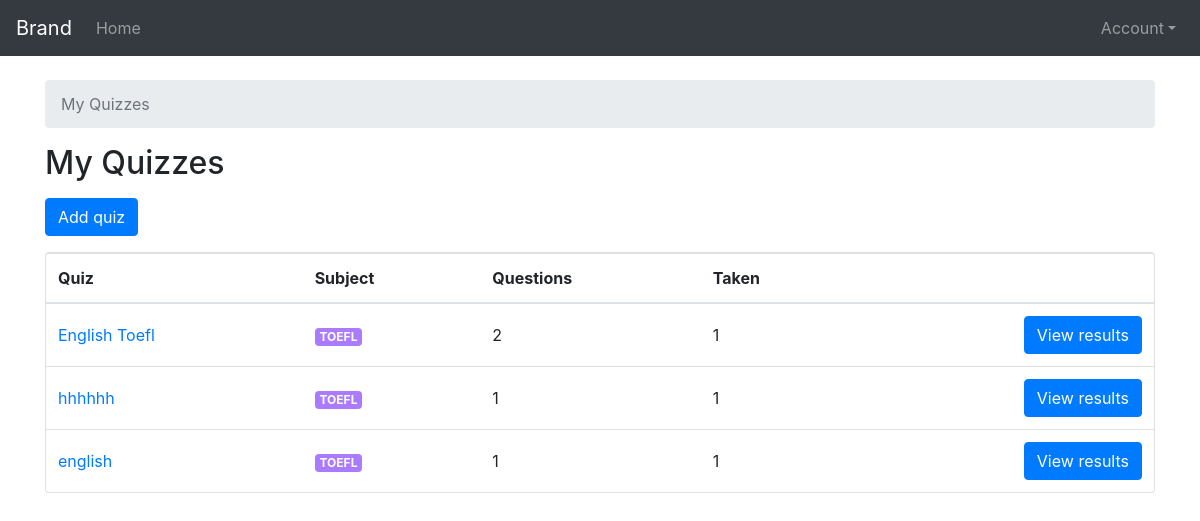
Screenshot of /teachers/ (signed in) with the database file from the repository.
### classroom/models.py (models this page shows, shortened)
class Quiz(models.Model):
    owner = models.ForeignKey(User, on_delete=models.CASCADE, related_name='quizzes')
    name = models.CharField(max_length=255)
    subject = models.ForeignKey(Subject, on_delete=models.CASCADE, related_name='quizzes')

class Subject(models.Model):
    name = models.CharField(max_length=30)
    color = models.CharField(max_length=7, default='#007bff')
    def get_html_badge(self):
        name = escape(self.name)
        color = escape(self.color)
        html = '<span class="badge badge-primary" style="background-color: %s">%s</span>' % (color, name)
        return mark_safe(html)

### classroom/views/teachers.py (the view)
# urls.py: path('', students.QuizListView.as_view(), name='quiz_list'),
@method_decorator([login_required, teacher_required], name='dispatch')
class QuizListView(ListView):
    model = Quiz
    ordering = ('name', )
    context_object_name = 'quizzes'
    template_name = 'classroom/teachers/quiz_change_list.html'
    def get_queryset(self):
        queryset = self.request.user.quizzes \
            .select_related('subject') \
            .annotate(questions_count=Count('questions', distinct=True)) \
            .annotate(taken_count=Count('taken_quizzes', distinct=True))
        return queryset

### templates/classroom/teachers/quiz_change_list.html (shortened to what this page needs)
{% extends 'base.html' %}
{% block content %}
  <div class="container">
    <div class="row">
      <div class="col-sm-12">
          <nav aria-label="breadcrumb">
      <ol class="breadcrumb">
        <li class="breadcrumb-item active" aria-current="page">My Quizzes</li>
      </ol>
    </nav>
    <h2 class="mb-3">My Quizzes</h2>
    <a href="{% url 'teachers:quiz_add' %}" class="btn btn-primary mb-3" role="button">Add quiz</a>
    <div class="card">
      <table class="table mb-0">
        <thead>
          <tr>
            <th>Quiz</th>
            <th>Subject</th>
            <th>Questions</th>
            <th>Taken</th>
            <th></th>
          </tr>
        </thead>
        <tbody>
          {% for quiz in quizzes %}
            <tr>
              <td class="align-middle"><a href="{% url 'teachers:quiz_change' quiz.pk %}">{{ quiz.name }}</a></td>
              <td class="align-middle">{{ quiz.subject.get_html_badge }}</td>
              <td class="align-middle">{{ quiz.questions_count }}</td>
              <td class="align-middle">{{ quiz.taken_count }}</td>
              <td class="text-right">
                <a href="{% url 'teachers:quiz_results' quiz.pk %}" class="btn btn-primary">View results</a>
              </td>
            </tr>
          {% empty %}
            <tr>
              <td class="bg-light text-center font-italic" colspan="5">You haven't created any quiz yet.</td>
            </tr>
          {% endfor %}
        </tbody>
      </table>
    </div>
      </div>
    </div>
  </div>
{% endblock %}

### templates/base.html (shortened to what this page needs)
<!doctype html>
<html lang="en">
  <head>
    <link rel="stylesheet" href="https://stackpath.bootstrapcdn.com/bootstrap/4.5.0/css/bootstrap.min.css">
  </head>
  <body>
    {%include 'includes/navbar.html'%}
       <div class="container-fluid mt-4">
              {% block content %}
              {% endblock %}
          </div>
  </body>
</html>

### templates/includes/navbar.html (shortened to what this page needs)
    <nav class="navbar navbar-expand-md navbar-dark bg-dark">
    <a href="#" class="navbar-brand">Brand</a>
    <div id="navbarCollapse" class="collapse navbar-collapse">
        <ul class="nav navbar-nav">
            <li class="nav-item">
                <a href="{%url 'home'%}" class="nav-link">Home</a>
            </li>
        </ul>
        <ul class="nav navbar-nav ml-auto">
            <li class="nav-item dropdown">
                <a href="#" class="nav-link dropdown-toggle" data-toggle="dropdown">Account</a>
            </li>
        </ul>
    </div>
</nav>

### rows the page displays
Quiz: name "English Toefl", subject.get_html_badge "TOEFL", questions_count "2", taken_count "1"
Quiz: name "hhhhhh", subject.get_html_badge "TOEFL", questions_count "1", taken_count "1"
Quiz: name "english", subject.get_html_badge "TOEFL", questions_count "1", taken_count "1"
